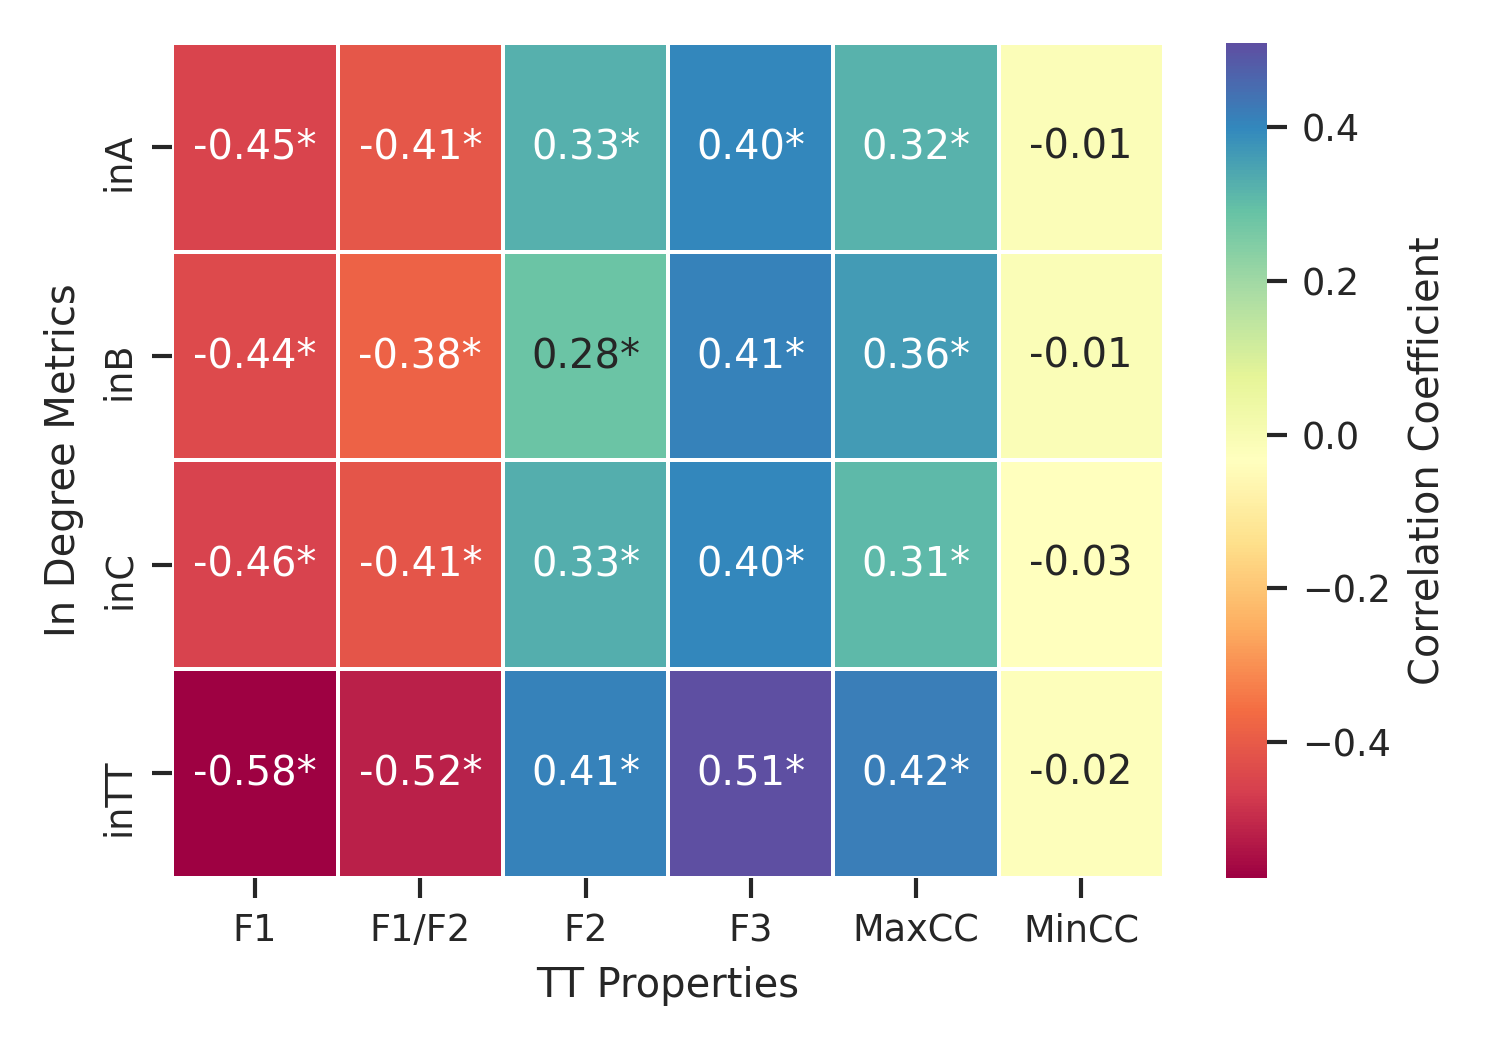

The Python source for this figure:
from matplotlib import pyplot as plt
import seaborn as sns
import pandas as pd
import numpy as np
from scipy import stats
from numpy.polynomial.polynomial import polyfit
from math import log

mdf = pd.read_csv("TT.csv")
mdf.rename({"InA":"inA", "InB":"inB", "InC":"inC"}, axis=1, inplace=True)

mdf["inTT"] = mdf["inA"] + mdf["inB"] + mdf["inC"]
mdf["MinCC"] = mdf[["CC AB", "CC BC", "CC AC"]].min(axis=1)
mdf["inA/inTT"] = mdf["inA"] / mdf["inTT"]
mdf["inB/inTT"] = mdf["inB"] / mdf["inTT"]
mdf["inC/inTT"] = mdf["inC"] / mdf["inTT"]
mdf["inAB/inTT"] = (mdf["inA"]+mdf["inB"]) / mdf["inTT"]
mdf["inBC/inTT"] = (mdf["inC"]+mdf["inB"]) / mdf["inTT"]
mdf["inAC/inTT"] = (mdf["inA"]+mdf["inC"]) / mdf["inTT"]
mdf = mdf.dropna()

ccdf = mdf[["inA", "inB", "inC", "CC AB", "CC BC", "CC AC"]]
ccdf = ccdf.reindex()

print(mdf.head())
print(mdf.shape)

sns.set(rc={'figure.figsize':(5,3.5)})
sns.set_context("paper", rc={"font.weight":'bold',"legend.fontsize":16,"legend.title_fontsize":16,"font.size":16,"axes.titlesize":16,"axes.labelsize":16,"xtick.labelsize":16,"ytick.labelsize":16})
sns.set_context("paper")
sns.set_style("ticks")

iili = []
aili = []
for s in ["inA", "inB", "inC", "inTT"]:
    for d in ["MaxCC", "F1", "F2", "F3", "F1/F2", "MinCC"]:
        print([s,d])
        print(stats.spearmanr(mdf[s], mdf[d]))
        cc, pval = stats.spearmanr(mdf[s], mdf[d])
        #cc = abs(cc)
        #cc = f'{cc:.2f}'
        if pval < 0.05:
            cca = f'{cc:.2f}'+"*"
        else:
            cca = f'{cc:.2f}'
        iili.append([s,d,cc])
        aili.append([s,d,cca])

ia = [item[0] for item in iili]
ib = [item[1] for item in iili]
ccm = [item[2] for item in iili]

#Labels df
aia = [item[0] for item in aili]
aib = [item[1] for item in aili]
accm = [item[2] for item in aili]

# HEATMAP CODE
pldf = pd.DataFrame(iili, columns=["X", "Y", "Value"])
pldf = pldf.pivot('X', 'Y', 'Value')
#labels df
ldf = pd.DataFrame(aili, columns=["X", "Y", "Value"])
ldf = ldf.pivot('X', 'Y', 'Value').to_numpy()

ax = sns.heatmap(pldf, annot=ldf, cmap="Spectral", cbar_kws={'label': 'Correlation Coefficient'}, fmt="", linewidth=0.5)
plt.ylabel("In Degree Metrics")
plt.xlabel("TT Properties")
plt.tight_layout()
plt.savefig("F6B.svg",dpi=300)
plt.savefig("F6B.png",dpi=300, pad_inches=0)
plt.show()


sns.set(rc={'figure.figsize':(6,4)})
sns.set_context("paper", rc={"font.weight":'bold',"legend.fontsize":16,"legend.title_fontsize":16,"font.size":16,"axes.titlesize":16,"axes.labelsize":16,"xtick.labelsize":16,"ytick.labelsize":16})
sns.set_context("paper")
sns.set_style("ticks")

iili = []
aili = []
for s in ["inA/inTT", "inB/inTT", "inC/inTT", "inAB/inTT", "inBC/inTT", "inAC/inTT", "inTT"]:
    for d in ["CC AB", "CC BC", "CC AC", "MaxCC", "F1", "F2","F1/F2", "MinCC"]:
        print([s,d])
        print(stats.spearmanr(mdf[s], mdf[d]))
        cc, pval = stats.spearmanr(mdf[s], mdf[d])
        #cc = abs(cc)
        #cc = f'{cc:.2f}'
        if pval < 0.05:
            cca = f'{cc:.2f}'+"*"
        else:
            cca = f'{cc:.2f}'
        iili.append([s,d,cc])
        aili.append([s,d,cca])

ia = [item[0] for item in iili]
ib = [item[1] for item in iili]
ccm = [item[2] for item in iili]

#Labels df
aia = [item[0] for item in aili]
aib = [item[1] for item in aili]
accm = [item[2] for item in aili]

# HEATMAP CODE
pldf = pd.DataFrame(iili, columns=["X", "Y", "Value"])
pldf = pldf.pivot('X', 'Y', 'Value')
#labels df
ldf = pd.DataFrame(aili, columns=["X", "Y", "Value"])
ldf = ldf.pivot('X', 'Y', 'Value').to_numpy()

ax = sns.heatmap(pldf, annot=ldf, cmap="Spectral", cbar_kws={'label': 'Correlation Coefficient'}, fmt="", linewidth=0.5)
plt.ylabel("In Degree Metrics")
plt.xlabel("TT Properties")
plt.tight_layout()
plt.savefig("F6C.svg",dpi=300)
plt.savefig("F6C.png",dpi=300, pad_inches=0)
plt.show()

